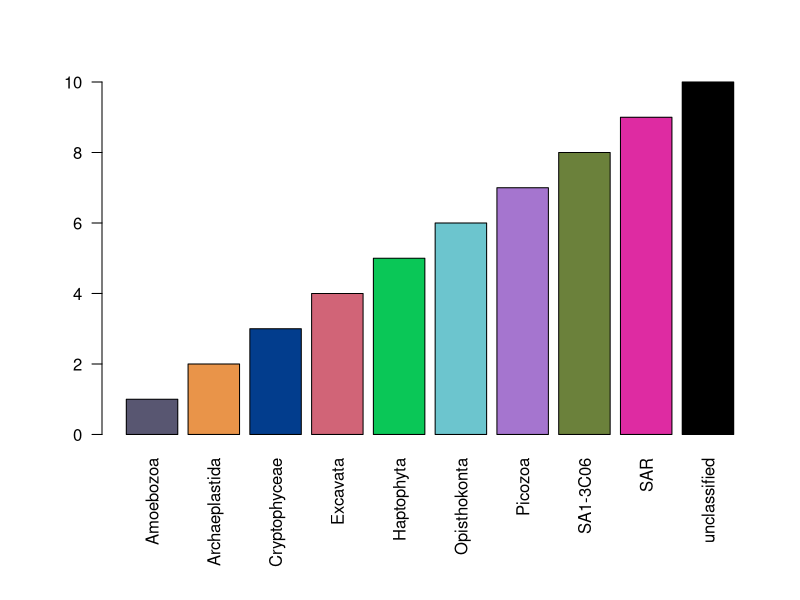
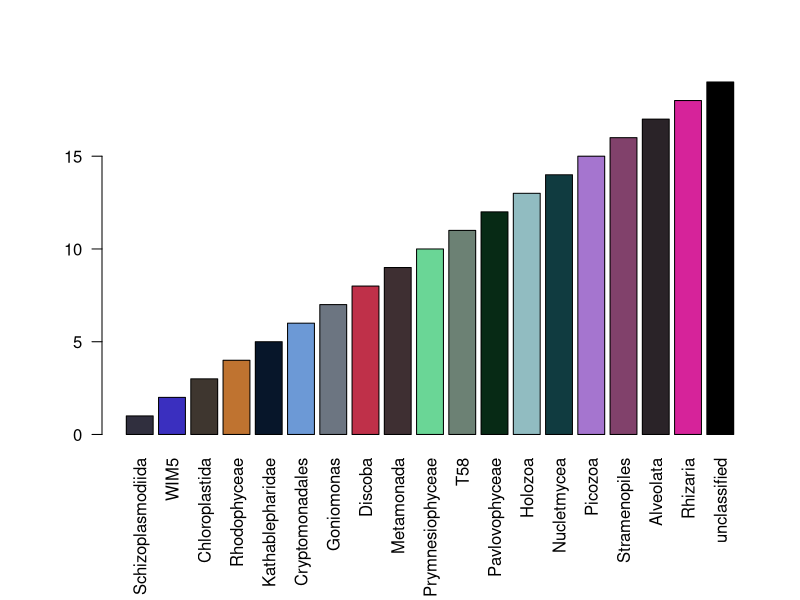

The R script that drew these images, in order:
## ---- chunk 1
## idea to make an overall palette where the phyla will be vibrant dinstinct colours and then the orders will be distinct colours within that. 
library(caret)
library(colorspace)
## ---- chunk 2
split_up_taxonomy <- read.csv2("./Total_taxonomy_mapped.csv", col.names=c("header_id","otu_number","Domain","Phylum", "Class", "Order", "Family","Genus"))
## ---- chunk 3
split_up_taxonomy$Domain <- sub("\\(.{1,4}\\)", "", split_up_taxonomy$Domain)
split_up_taxonomy$Phylum <- sub("\\(.{1,4}\\)", "", split_up_taxonomy$Phylum)
split_up_taxonomy$Class <- sub("\\(.{1,4}\\)", "", split_up_taxonomy$Class)
split_up_taxonomy$Order <- sub("\\(.{1,4}\\)", "", split_up_taxonomy$Order)
split_up_taxonomy$Family <- sub("\\(.{1,4}\\)", "", split_up_taxonomy$Family)
split_up_taxonomy$Genus <- sub("\\(.{1,4}\\)", "", split_up_taxonomy$Genus)
split_up_taxonomy$Genus <- gsub(";", "", split_up_taxonomy$Genus)
## ---- chunk 4
split_up_taxonomy_euks <- droplevels(subset(split_up_taxonomy, Domain == "Eukaryota"))
sort(unique(split_up_taxonomy_euks$Phylum))
## ---- chunk 5
phyla_palette_euks <- c("#585671",
 "#E99449",
 "#023D8D",
 "#D16477",
 "#0AC757",
 "#6CC5CE",
 "#A575CF",
 "#6B813B",
 "#DE2BA2")
## ---- chunk 6
names(phyla_palette_euks) <- sort(unique(split_up_taxonomy_euks$Phylum))
 phyla_palette_euks <- c(phyla_palette_euks,"black")
 names(phyla_palette_euks)[length(phyla_palette_euks)] <- "unclassified"
phyla_palette_euks
## ---- chunk 7
par(oma=c(3,1,0,0)) ## so plots are not clipped
barplot(seq(length(phyla_palette_euks)), col=phyla_palette_euks, names.arg=names(phyla_palette_euks), las=2)
## ---- chunk 8
save(phyla_palette_euks, file = "./phyla_palette_euks.txt")
### To load it in uncomment this:
#load(file="./phyla_palette_euks.txt")
## ---- chunk 9
## This function can be used as a one-off to pick a group of colours from one phylum that is supplied, or it can be used as a loop to do it a bit more programmatically. 

pick_class_colours <- function (split_up_taxonomy, Phylum_name, phylum_colour) {
  split_up_taxonomy_specific <- droplevels(subset(split_up_taxonomy, Phylum == Phylum_name))
  ## remove unclassified since I would like all of them to be black. 
  split_up_taxonomy_specific <- droplevels(subset(split_up_taxonomy_specific, Class!="unclassified"))
  ## how many different classes did I find in this phylum?
  Count_class  <- length(unique(split_up_taxonomy_specific$Class))
  
  colour_vector <- c()
  
  ## if in the phylum I only found 1 class I will keep the same colour for the class as the phylum. 
  if (Count_class == 1){
    new_hex <- phylum_colour
    colour_vector <- c(colour_vector,new_hex)
    }
  ## otherwise let's pick a bunch of related colours (of the same hue):
  else if (Count_class > 1) {
    ## convert the colour to HSV
    ## from a hex code this gives the hue, saturation and value of the colours.
    ## see first pdf mentioned in resources for a nice diagram that I found helpful for understanding this.
    phylum_col_HSV <- as(hex2RGB(phylum_colour), "HSV")
    
    ## use kmeans() with the number of class found to try to maximize the colour space used 
    ## (i.e. get the most different colours).
    ## do this for both saturation and value. 
    col_sat <- kmeans(0:100, centers = Count_class, nstart = 3, iter.max = 100)
    col_value <- kmeans(0:100, centers = Count_class, nstart = 3, iter.max = 100)
    
    ## copy the old colour
    new_col_HSV <- phylum_col_HSV
    
    for (i in seq(Count_class)){
      new_col_HSV@coords[2] <- col_sat$centers[i]/100  ## divided by 100 because kmeans won't work with 0:1, but does with 0:100
      new_col_HSV@coords[3] <- col_value$centers[i]/100  ## divided by 100 because kmeans won't work with 0:1, but does with 0:100
      new_hex <- hex(new_col_HSV)
      colour_vector <- c(colour_vector,new_hex)
      }
    
    names(colour_vector) <- unique(split_up_taxonomy_specific$Class)
    
    }
  return(colour_vector)
  }
## ---- chunk 10
class_palette_euks <- c()
for (x in seq(length(unique(split_up_taxonomy_euks$Phylum)))){
  colours_by_ind_class <- pick_class_colours(split_up_taxonomy_euks, names(phyla_palette_euks[x]),phyla_palette_euks[x])
  class_palette_euks <- c(class_palette_euks,colours_by_ind_class)
}

## make anything unclassified black
class_palette_euks <- c(class_palette_euks,"black")
names(class_palette_euks)[length(class_palette_euks)] <- "unclassified"
class_palette_euks
## ---- chunk 11
par(oma=c(3,1,0,0)) ## so plots are not clipped
barplot(seq(length(class_palette_euks)), col=class_palette_euks,names.arg=names(class_palette_euks), las=2)
## ---- chunk 12
save(class_palette_euks, file = "./class_palette_euks.txt")
## load(file="./class_palette_euks.txt")
